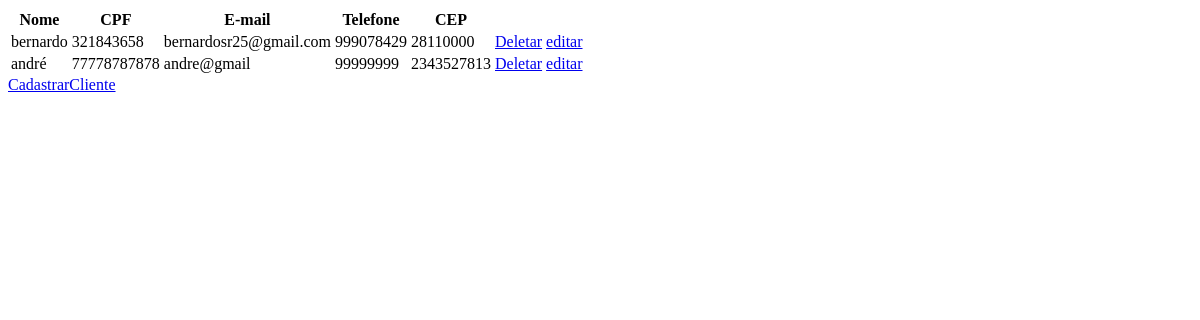
The page /cliente/lista_dos_clientes/ on the database as committed earlier.
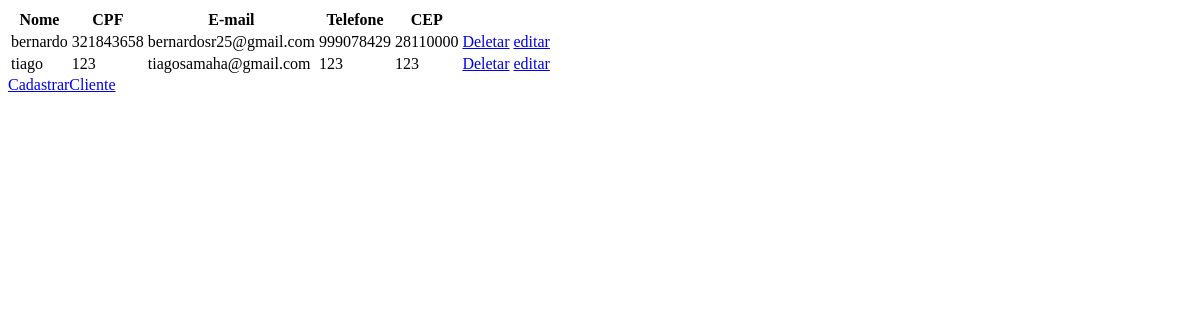
The same page on the database as committed later.
### cliente/models.py (models this page shows)
class Cliente(models.Model):
    nome = models.CharField(max_length=50)
    telefone = models.CharField(max_length=15)
    email = models.CharField(max_length=50)
    cep = models.CharField(max_length=15)
    cpf = models.CharField(max_length=15, unique=True)

### cliente/views.py (the view)
def lista_cliente(request):
    lista_clientes = Cliente.objects.all()
    return render(request, 'lista_cliente.html', {'lista_clientes':lista_clientes})

### cliente/templates/lista_cliente.html (shortened to what this page needs)
<!DOCTYPE html>
<html lang="pt-br">
<head>
</head>
<body>
    <table>
        <tr>
            <th>Nome</th>
            <th>CPF</th>
            <th>E-mail</th>
            <th>Telefone</th>
            <th>CEP</th>
        </tr>
        {% for cliente in lista_clientes %}
        <tr>
            <td> {{cliente.nome}} </td>
            <td> {{cliente.cpf}} </td>
            <td> {{cliente.email}} </td>
            <td> {{cliente.telefone}} </td>
            <td> {{cliente.cep}} </td>
            <td> <a href="/cliente/deletar_cliente/?cliente_id={{cliente.id}}">Deletar</a> </td>
            <td> <a href="/cliente/editar_cliente/?cliente_id={{cliente.id}}">editar</a> </td>
        </tr>
        {% endfor %}
    </table>
    <a href="/cliente/cadastro_cliente/">CadastrarCliente</a>
</body>
</html>

Rows that differ between the two databases and show on the page:
removed Cliente: nome "andré", cpf "77778787878", email "andre@gmail", telefone "99999999", cep "2343527813"
added Cliente: nome "tiago", cpf "123", email "tiagosamaha@gmail.com", telefone "123", cep "123"
